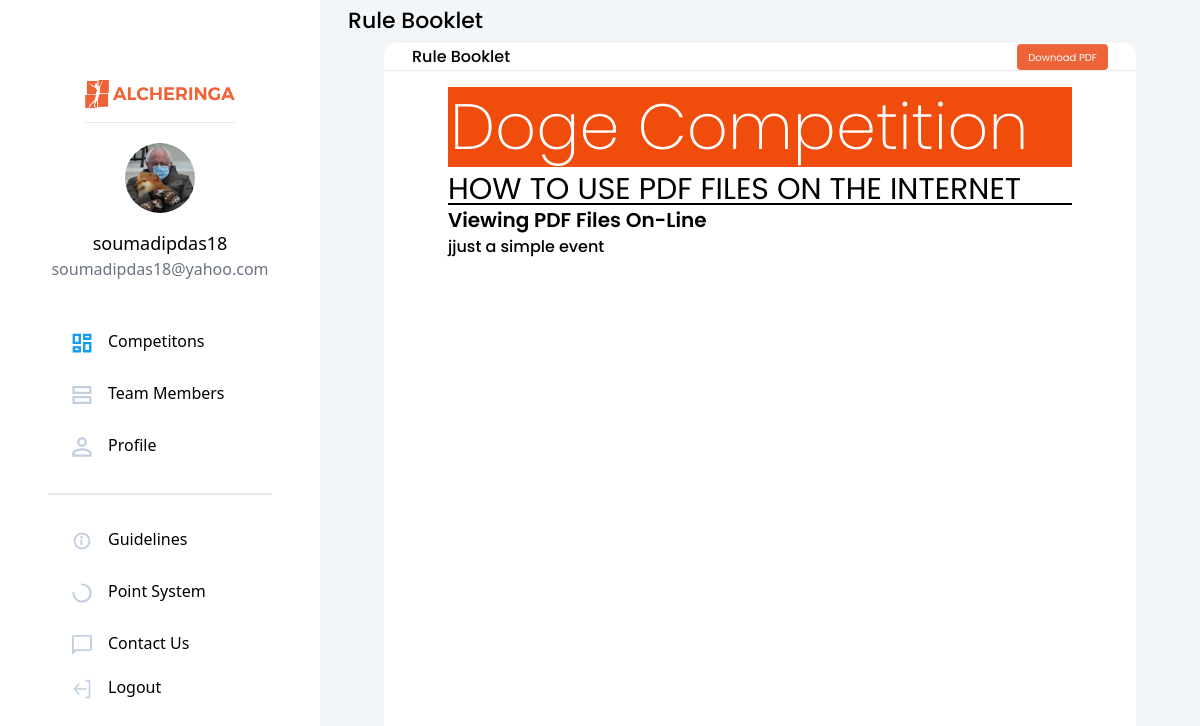
The app's page /competitions/viewrules/1b3d4497-6dc4-4ddf-9a07-83ca98ca9dc2 (signed in) with its own data.
### authentication/models.py (models this page shows, shortened)
class NewUser(AbstractBaseUser, PermissionsMixin):
    id = models.SlugField(primary_key=True, default=uuid.uuid4)
    img = models.ImageField(upload_to="image_uploads/userdp/",
                            default='user-default.png')
    email = models.EmailField(_('email address'), unique=True)
    username = models.CharField(max_length=150, unique=True)
    collegename = models.CharField(max_length=150, unique=False)
    city = models.CharField(max_length=150, unique=False)
    fullname = models.CharField(max_length=150, blank=True)
    phone = PhoneNumberField(unique=False, blank=True)
    date_joined = models.DateTimeField(default=timezone.now)
    provider = models.CharField(max_length=200, unique=False, default="email")
    about = models.TextField(_('about'), max_length=500, blank=True)
    is_staff = models.BooleanField(default=False)
    is_active = models.BooleanField(default=True)
    objects = CustomAccountManager()
    USERNAME_FIELD = 'email'
    REQUIRED_FIELDS = ['username']

### competitions/models.py (models this page shows, shortened)
class Competition(models.Model):
  competition_choices = [('dance', 'Dance'), ('music','Music'), ('stagecraft','Stagecraft'), ('fashion','Fashion'),( 'classapart','Class Apart'), ('arttalkies','Art Talkies'), ('literacy','Literacy'), ('digitaldextirity','Digital Dextirity'), ('lightscameraaction','Lights Camera Action'), ('informals','Informals')]
  id = models.SlugField(primary_key=True, default=uuid.uuid4)
  module = models.CharField(choices = competition_choices, max_length=127)
  event_name = models.CharField(max_length = 255)
  event_desc = models.CharField(max_length = 255)
  event_rules = models.FileField(upload_to = "image_uploads/rulebooks/", blank=True, null=True)
  max_members = models.IntegerField(default = 1)
  min_members = models.IntegerField(default = 1)
  location = models.CharField(max_length = 63)
  prize_worth = models.IntegerField()
  image = models.ImageField(upload_to="image_uploads/event_pics/", default='event_default.png')

### competitions/views.py (the view)
# urls.py: path('viewrules/<slug>',
@login_required(login_url='login')
def viewrules(request, slug):
    comp = Competition.objects.get(id = slug)
    return render(request, 'competitions/rules.html', {'comp':comp})

### templates/competitions/rules.html (shortened to what this page needs)
{% extends '../basictailwind.html'%}
{% load static %}
{% block body %}
<link rel="stylesheet" href={% static "css/registration_login_rulebook.css" %}>
<body>
    <div class="bg-blue-50 flex w-full">
        {% include "../navbar.html" %}
        <div class="rule_back">
      <div class="rule_head flex space_bet center_ele">
        <p class="more_size">Rule Booklet</p>
      </div>
      <div class="rule_body">
        <div class="rule_head border_bottom flex space_bet center_ele">
            <p>Rule Booklet</p>
            {%if comp.event_rules.url%}
            <a href="{{comp.event_rules.url}}" download="{{comp.event_name}}"><button class="btn_pdf">Downoad PDF</button></a>
            {%endif%}
        </div>
        <div class="rule_wrapper">
          <div class="color_head  flex">
            <h2>{{comp.event_name}}</h2>
          </div>
          <div class="underlined_border">
   <h3>HOW TO USE PDF FILES ON THE INTERNET</h3>
          </div>
          <div class="rule_content">
<div class="rule_content_head">
<p>Viewing PDF Files On-Line</p>
</div>
<div class="rule_content_body">
<p>{{comp.event_desc}}
</p>
          </div>
        </div>
      </div>
    </div>
</body>
{% endblock %}

### templates/navbar.html (shortened to what this page needs)
{%load static%}
  <nav class="w-80 hidden sm:block bg-white rounded shadow-md">
    <div class="w-80 h-screen flex flex-col justify-center bg-white border-gray-400 px-12 fixed float-left">
      <a href="#"><img src="{% static 'imgs/alcher_orange.svg'%}" class="mt-24 mx-auto pb-3 border-b" width="150px" height="40px" alt="logo" border="0" /></a>
      <div class="flex flex-col justify-center my-5">
        <img style="height : 70px; width : 70px; border-radius: 50%;" src="{{request.user.img.url}}" alt="profile pic" border="0"
                class="mx-auto rounded-full" />
        <div class="pt-4 font-medium text-lg text-center">{{request.user.username}}</div>
        <div class="text-gray-500 text-base font-normal text-center">{{request.user.email}}</div>
      </div>
      <div class="pt-2 mt-2 mb-28 flex flex-col justify-center">
        <a href="{%url 'showallcompetitions'%}"><div class="rounded-full flex flex-nowrap my-2 py-2 pl-6 w-60 hover:border-0 hover:bg-gray-100">
          <svg width="20" height="20" viewBox="0 0 24 24" fill="none" xmlns="http://www.w3.org/2000/svg">
            <path d="M9.35 11.85H2.15V2.15H9.35V11.85ZM9.35 21.85H2.15V17.15H9.35V21.85ZM21.85 21.85H14.65V12.15H21.85V21.85ZM14.65 6.85V2.15H21.85V6.85H14.65Z" stroke="#109CF1" stroke-width="2.8" />
          </svg>
          <p class="pl-4 -mt-1">Competitons</p>
        </div></a>
        <a href="{%url 'team'%}"><div class="rounded-full flex flex-nowrap my-2 py-2 w-60 pl-6 hover:border-0 hover:bg-gray-100">
          <svg width="20" height="20" viewBox="0 0 25 24" fill="none" xmlns="http://www.w3.org/2000/svg">
            <path d="M1.9 9.35V2.15H22.85V9.35H1.9ZM1.9 21.85V14.65H22.85V21.85H1.9Z" stroke="#C2CFE0" stroke-width="2.8" />
          </svg>
          <p class="pl-4 -mt-1">Team Members</p>
        </div></a>
        <a href='{%url 'profile'%}' >
        <div class="rounded-full flex flex-nowrap my-2 py-2 w-60 pl-6 hover:border-0 hover:bg-gray-100 mb-3">
          <p class="pl-4 -mt-1">Profile</p>
        </div>
        </a>
        <hr class="my-4 border bg-gray-200" />
        <div class="rounded-full flex flex-nowrap my-2 py-2 w-60 pl-6 hover:border-0 hover:bg-gray-100 mt-3">
          <p class="pl-4 -mt-1">Guidelines</p>
        </div>
        <div class="rounded-full flex flex-nowrap my-2 py-2 w-60 pl-6 hover:border-0 hover:bg-gray-100">
          <p class="pl-4 -mt-1">Point System</p>
        </div>
        <div class="rounded-full flex flex-nowrap my-2 py-2 w-60 pl-6 hover:border-0 hover:bg-gray-100">
          <p class="pl-4 -mt-1">Contact Us</p>
        </div>
        <a href='{% url 'logout'%}'>
        <div class="rounded-full flex flex-nowrap py-2 pl-6 w-60 hover:border-0 hover:bg-gray-100">
          <p class="pl-4 -mt-1">Logout</p>
        </div>
    </a>
      </div>
    </div>
  </nav>

### static/css/registration_login_rulebook.css (style rules this page uses)
html { -webkit-background-size: cover; background-repeat: no-repeat; -moz-background-size: cover; -o-background-size: cover; background-size: cover; }
.flex { display: flex; }
.center_ele { justify-content: center; align-items: center; }
.border_bottom { padding: 0px 12px; height: 28px; border-bottom: 1px solid rgb(240, 233, 233); }
body { margin: 0%; }
.space_bet { justify-content: space-between; }
.rule_head { padding: 4px 28px; }
.rule_back { background-color: #f3f6f8; width: 80%; height: 100vh; }
.rule_body { background-color: white; margin: 2px 4rem; height: 100vh; border-radius: 12px; }
.btn_pdf { font-family: "Poppins", sans-serif; font-size: 10px; border: none; width: 91px; height: 26px; border-radius: 4px; background-color: #ee6337; color: white; cursor: pointer; box-shadow: rgba(255, 255, 255, 0.1) 0px 1px 1px 0px inset, rgba(50, 50, 93, 0.25) 0px 50px 100px -20px, rgba(0, 0, 0, 0.3) 0px 30px 60px -30px; }
.rule_wrapper { padding: 1rem 4rem; }
.color_head { background-color: rgb(240, 76, 11); color: white; height: 5rem; padding-left: 2px; align-items: center; }
.color_head h2 { font-size: 4rem; font-family: "Poppins", sans-serif; font-weight: 200; }
.underlined_border { border-bottom: 2px solid black; height: 38px; }
.more_size { font-size: 22px; font-weight: 600; }
.underlined_border h3 { font-family: "Poppins", sans-serif; font-size: 30px; }
.rule_content_head > p { font-family: "Poppins", sans-serif; font-size: 20px; font-weight: 600; }
.rule_content_body { font-family: "Poppins", sans-serif; font-weight: 500; }
.rule_head > p { font-family: "Poppins", sans-serif; font-weight: 500; }

### records on screen
NewUser: user.img (picture), user.username "soumadipdas18", user.email "soumadipdas18@yahoo.com"
Competition: event_name "Doge Competition", event_desc "jjust a simple event"
